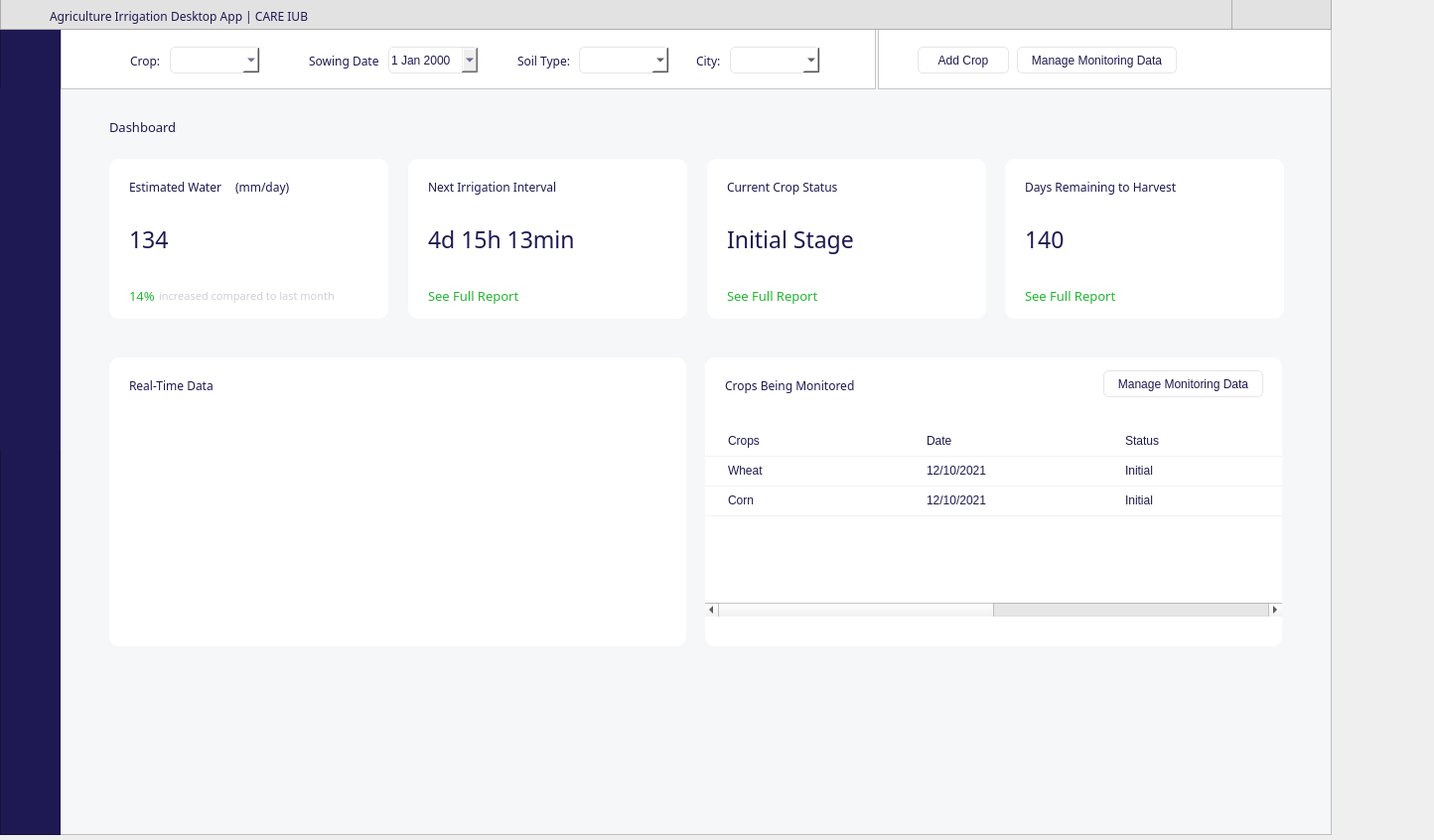
<?xml version="1.0" encoding="UTF-8"?>
<ui version="4.0">
 <class>MainWindow</class>
 <widget class="QMainWindow" name="MainWindow">
  <property name="geometry">
   <rect>
    <x>0</x>
    <y>0</y>
    <width>1444</width>
    <height>846</height>
   </rect>
  </property>
  <property name="windowTitle">
   <string>MainWindow</string>
  </property>
  <widget class="QWidget" name="centralwidget">
   <widget class="QFrame" name="mainframe">
    <property name="geometry">
     <rect>
      <x>0</x>
      <y>0</y>
      <width>1341</width>
      <height>841</height>
     </rect>
    </property>
    <property name="font">
     <font>
      <family>Poppins</family>
     </font>
    </property>
    <property name="accessibleDescription">
     <string/>
    </property>
    <property name="styleSheet">
     <string notr="true">QFrame{
background-color: rgb(246, 247, 249);
color:rgb(30, 25, 83);
}

QPushButton {
	border: 1px solid rgb(229, 229, 234);
	border-radius: 5px;	
	background-color:rgb(255, 255, 255);
color:rgb(30, 25, 83);
}
QPushButton:hover {
	
	border: 2px solid rgb(229, 229, 234);
}
QPushButton:pressed {	
	background-color:rgb(234, 234, 229);
border: 2px solid  rgb(234, 234, 229);
}



QComboBox{
	background-color: rgb(255, 255, 255);
	border-radius: 5px;
	border: 1px solid rgb(229, 229, 234);
	padding: 5px;
	padding-left: 10px;

}
QComboBox:hover{
	border: 2px solid  rgb(229, 229, 234);
}
QComboBox::drop-down {
image : url(F:/books/gui - Copy/Youtube Downloader/asd.png);
	subcontrol-origin: padding;
	subcontrol-position: top right;
	width: 25px; 
	
	border-left-width: 1px;
	border-left-color: rgb(229, 229, 234);
	border-left-style: solid;
	border-top-right-radius: 3px;
	border-bottom-right-radius: 3px;	
	
	background-position: center;
	background-repeat: no-reperat;
 }
</string>
    </property>
    <property name="frameShape">
     <enum>QFrame::StyledPanel</enum>
    </property>
    <property name="frameShadow">
     <enum>QFrame::Raised</enum>
    </property>
    <widget class="QFrame" name="frame">
     <property name="geometry">
      <rect>
       <x>0</x>
       <y>0</y>
       <width>61</width>
       <height>841</height>
      </rect>
     </property>
     <property name="styleSheet">
      <string notr="true">QFrame{
background-color: rgb(30, 25, 83);
}

QPushButton {
background-color: rgb(30, 25, 83);
border-radius:0px;
border-color:none;
	border: 0px;
	


}
QPushButton:hover {
	
	border: 0px;
}
QPushButton:pressed {	
	background-color:rgb(36, 33, 97);
border: 0px;
}
</string>
     </property>
     <property name="frameShape">
      <enum>QFrame::StyledPanel</enum>
     </property>
     <property name="frameShadow">
      <enum>QFrame::Raised</enum>
     </property>
     <widget class="QPushButton" name="pushButton_3">
      <property name="geometry">
       <rect>
        <x>0</x>
        <y>89</y>
        <width>61</width>
        <height>61</height>
       </rect>
      </property>
      <property name="styleSheet">
       <string notr="true">QPushButton{

background-image: url(F:/books/agriculture project/desktop app/agri/icons8-home-16(1).png);

background-repeat: no-repeat;
background-position: center;

}

QPushButton:hover {
	
background-image: url(F:/books/agriculture project/desktop app/agri/icons8-home-16.png);

background-repeat: no-repeat;
background-position: center;

}
QPushButton:pressed {	

	background-color:rgb(36, 33, 97);
border: 0px;
background-image: url(F:/books/agriculture project/desktop app/agri/icons8-home-16.png);

background-repeat: no-repeat;
background-position: center;
}</string>
      </property>
      <property name="text">
       <string/>
      </property>
     </widget>
     <widget class="QPushButton" name="pushButton_4">
      <property name="geometry">
       <rect>
        <x>0</x>
        <y>149</y>
        <width>61</width>
        <height>61</height>
       </rect>
      </property>
      <property name="styleSheet">
       <string notr="true">QPushButton{

background-image: url(F:/books/agriculture project/desktop app/agri/icons8-combo-chart-16.png);

background-repeat: no-repeat;
background-position: center;

}

QPushButton:hover {
	
background-image: url(F:/books/agriculture project/desktop app/agri/icons8-combo-chart-16(1).png);

background-repeat: no-repeat;
background-position: center;

}
QPushButton:pressed {	

	background-color:rgb(36, 33, 97);
border: 0px;
background-image: url(F:/books/agriculture project/desktop app/agri/icons8-combo-chart-16(1).png);

background-repeat: no-repeat;
background-position: center;
}</string>
      </property>
      <property name="text">
       <string/>
      </property>
     </widget>
     <widget class="QPushButton" name="pushButton_5">
      <property name="geometry">
       <rect>
        <x>0</x>
        <y>210</y>
        <width>61</width>
        <height>61</height>
       </rect>
      </property>
      <property name="styleSheet">
       <string notr="true">QPushButton{

background-image: url(F:/books/agriculture project/desktop app/agri/icons8-database-16.png);

background-repeat: no-repeat;
background-position: center;

}

QPushButton:hover {
	
background-image: url(F:/books/agriculture project/desktop app/agri/database.png);

background-repeat: no-repeat;
background-position: center;

}
QPushButton:pressed {	

	background-color:rgb(36, 33, 97);
border: 0px;
background-image: url(F:/books/agriculture project/desktop app/agri/database.png);

background-repeat: no-repeat;
background-position: center;
}</string>
      </property>
      <property name="text">
       <string/>
      </property>
     </widget>
     <widget class="QPushButton" name="pushButton_6">
      <property name="geometry">
       <rect>
        <x>0</x>
        <y>270</y>
        <width>61</width>
        <height>61</height>
       </rect>
      </property>
      <property name="styleSheet">
       <string notr="true">QPushButton{

background-image: url(F:/books/agriculture project/desktop app/agri/icons8-print-16(1).png);

background-repeat: no-repeat;
background-position: center;

}

QPushButton:hover {
	
background-image: url(F:/books/agriculture project/desktop app/agri/icons8-print-16.png);

background-repeat: no-repeat;
background-position: center;

}
QPushButton:pressed {	

	background-color:rgb(36, 33, 97);
border: 0px;
background-image: url(F:/books/agriculture project/desktop app/agri/icons8-print-16.png);

background-repeat: no-repeat;
background-position: center;
}</string>
      </property>
      <property name="text">
       <string/>
      </property>
     </widget>
     <widget class="QPushButton" name="pushButton_7">
      <property name="geometry">
       <rect>
        <x>0</x>
        <y>392</y>
        <width>61</width>
        <height>61</height>
       </rect>
      </property>
      <property name="styleSheet">
       <string notr="true">QPushButton{

background-image: url(F:/books/agriculture project/desktop app/agri/icons8-login-16(1).png);

background-repeat: no-repeat;
background-position: center;

}

QPushButton:hover {
	
background-image: url(F:/books/agriculture project/desktop app/agri/icons8-login-16.png);

background-repeat: no-repeat;
background-position: center;

}
QPushButton:pressed {	

	background-color:rgb(36, 33, 97);
border: 0px;
background-image: url(F:/books/agriculture project/desktop app/agri/icons8-login-16.png);

background-repeat: no-repeat;
background-position: center;
}</string>
      </property>
      <property name="text">
       <string/>
      </property>
     </widget>
     <widget class="QPushButton" name="pushButton_8">
      <property name="geometry">
       <rect>
        <x>0</x>
        <y>331</y>
        <width>61</width>
        <height>61</height>
       </rect>
      </property>
      <property name="styleSheet">
       <string notr="true">QPushButton{

background-image: url(F:/books/agriculture project/desktop app/agri/icons8-settings-16(1).png);

background-repeat: no-repeat;
background-position: center;

}

QPushButton:hover {
	
background-image: url(F:/books/agriculture project/desktop app/agri/icons8-settings-16.png);

background-repeat: no-repeat;
background-position: center;

}
QPushButton:pressed {	

	background-color:rgb(36, 33, 97);
border: 0px;
background-image: url(F:/books/agriculture project/desktop app/agri/icons8-settings-16.png);

background-repeat: no-repeat;
background-position: center;
}</string>
      </property>
      <property name="text">
       <string/>
      </property>
     </widget>
    </widget>
    <widget class="QFrame" name="frame_2">
     <property name="geometry">
      <rect>
       <x>0</x>
       <y>-1</y>
       <width>1341</width>
       <height>31</height>
      </rect>
     </property>
     <property name="styleSheet">
      <string notr="true">QFrame{
background-color:rgb(226, 226, 226);

}</string>
     </property>
     <property name="frameShape">
      <enum>QFrame::StyledPanel</enum>
     </property>
     <property name="frameShadow">
      <enum>QFrame::Raised</enum>
     </property>
     <widget class="QFrame" name="frame_icon_top_bar">
      <property name="geometry">
       <rect>
        <x>16</x>
        <y>2</y>
        <width>30</width>
        <height>30</height>
       </rect>
      </property>
      <property name="maximumSize">
       <size>
        <width>30</width>
        <height>30</height>
       </size>
      </property>
      <property name="styleSheet">
       <string notr="true">background: transparent;
background-image:  url(F:/books/agriculture project/desktop app/agri/watering-can.png);
background-position: center;
background-repeat: no-repeat;
</string>
      </property>
      <property name="frameShape">
       <enum>QFrame::StyledPanel</enum>
      </property>
      <property name="frameShadow">
       <enum>QFrame::Raised</enum>
      </property>
     </widget>
     <widget class="QLabel" name="label_24">
      <property name="geometry">
       <rect>
        <x>50</x>
        <y>7</y>
        <width>1191</width>
        <height>21</height>
       </rect>
      </property>
      <property name="font">
       <font>
        <family>Poppins</family>
       </font>
      </property>
      <property name="text">
       <string>Agriculture Irrigation Desktop App | CARE IUB</string>
      </property>
     </widget>
     <widget class="QFrame" name="frame_16">
      <property name="geometry">
       <rect>
        <x>1240</x>
        <y>0</y>
        <width>101</width>
        <height>31</height>
       </rect>
      </property>
      <property name="styleSheet">
       <string notr="true">QFrame{
background-color:rgb(226, 226, 226);

}</string>
      </property>
      <property name="frameShape">
       <enum>QFrame::StyledPanel</enum>
      </property>
      <property name="frameShadow">
       <enum>QFrame::Raised</enum>
      </property>
      <widget class="QPushButton" name="closeButton_2">
       <property name="geometry">
        <rect>
         <x>1304</x>
         <y>0</y>
         <width>37</width>
         <height>31</height>
        </rect>
       </property>
       <property name="styleSheet">
        <string notr="true">
QPushButton {	
	border: none;
	background-color: transparent;

background-image: url(F:/books/agriculture project/desktop app/agri/icons8-close-window-20.png);

background-repeat: no-repeat;
background-position: center;
border-radius: 0px;

}
QPushButton:hover {
	background-color: rgb(255, 82, 76);
border-radius: 0px;
}
QPushButton:pressed {	
	background-color:rgb(255, 82, 76);
border-radius: 0px;
}</string>
       </property>
       <property name="text">
        <string/>
       </property>
      </widget>
      <widget class="QPushButton" name="minimize_btn_2">
       <property name="geometry">
        <rect>
         <x>1267</x>
         <y>0</y>
         <width>37</width>
         <height>31</height>
        </rect>
       </property>
       <property name="styleSheet">
        <string notr="true">
QPushButton {	
	border: none;
	background-color: transparent;

background-image: url(F:/books/agriculture project/desktop app/agri/icons8-minimize-window-20.png);

background-repeat: no-repeat;
background-position: center;
border-radius: 0px;

}
QPushButton:hover {
	background-color:rgb(191, 191, 191);
border-radius: 0px;
}
QPushButton:pressed {	
	background-color:rgb(162, 162, 162);
border-radius: 0px;
}</string>
       </property>
       <property name="text">
        <string/>
       </property>
      </widget>
      <widget class="QPushButton" name="minimize_btn">
       <property name="geometry">
        <rect>
         <x>30</x>
         <y>0</y>
         <width>37</width>
         <height>31</height>
        </rect>
       </property>
       <property name="styleSheet">
        <string notr="true">
QPushButton {	
	border: none;
	background-color: transparent;

background-image: url(F:/books/agriculture project/desktop app/agri/icons8-minimize-window-20.png);

background-repeat: no-repeat;
background-position: center;
border-radius: 0px;

}
QPushButton:hover {
	background-color:rgb(191, 191, 191);
border-radius: 0px;
}
QPushButton:pressed {	
	background-color:rgb(162, 162, 162);
border-radius: 0px;
}</string>
       </property>
       <property name="text">
        <string/>
       </property>
      </widget>
      <widget class="QPushButton" name="closeButton">
       <property name="geometry">
        <rect>
         <x>67</x>
         <y>0</y>
         <width>37</width>
         <height>31</height>
        </rect>
       </property>
       <property name="styleSheet">
        <string notr="true">
QPushButton {	
	border: none;
	background-color: transparent;

background-image: url(F:/books/agriculture project/desktop app/agri/icons8-close-window-20.png);

background-repeat: no-repeat;
background-position: center;
border-radius: 0px;

}
QPushButton:hover {
	background-color: rgb(255, 82, 76);
border-radius: 0px;
}
QPushButton:pressed {	
	background-color:rgb(255, 82, 76);
border-radius: 0px;
}</string>
       </property>
       <property name="text">
        <string/>
       </property>
      </widget>
     </widget>
    </widget>
    <widget class="QFrame" name="frame_3">
     <property name="geometry">
      <rect>
       <x>61</x>
       <y>29</y>
       <width>821</width>
       <height>61</height>
      </rect>
     </property>
     <property name="styleSheet">
      <string notr="true">QFrame{
background-color:rgb(255, 255, 255);
color: rgb(30, 25, 83)
}</string>
     </property>
     <property name="frameShape">
      <enum>QFrame::StyledPanel</enum>
     </property>
     <property name="frameShadow">
      <enum>QFrame::Raised</enum>
     </property>
     <widget class="QComboBox" name="comboBox">
      <property name="geometry">
       <rect>
        <x>110</x>
        <y>18</y>
        <width>91</width>
        <height>27</height>
       </rect>
      </property>
      <property name="styleSheet">
       <string notr="true">color:rgb(30, 25, 83)</string>
      </property>
     </widget>
     <widget class="QLabel" name="label_13">
      <property name="geometry">
       <rect>
        <x>70</x>
        <y>24</y>
        <width>31</width>
        <height>16</height>
       </rect>
      </property>
      <property name="font">
       <font>
        <family>Poppins</family>
       </font>
      </property>
      <property name="text">
       <string>Crop:</string>
      </property>
     </widget>
     <widget class="QLabel" name="label_17">
      <property name="geometry">
       <rect>
        <x>250</x>
        <y>24</y>
        <width>71</width>
        <height>16</height>
       </rect>
      </property>
      <property name="font">
       <font>
        <family>Poppins</family>
       </font>
      </property>
      <property name="text">
       <string>Sowing Date:</string>
      </property>
     </widget>
     <widget class="QComboBox" name="comboBox_3">
      <property name="geometry">
       <rect>
        <x>522</x>
        <y>18</y>
        <width>91</width>
        <height>27</height>
       </rect>
      </property>
     </widget>
     <widget class="QLabel" name="label_21">
      <property name="geometry">
       <rect>
        <x>460</x>
        <y>24</y>
        <width>61</width>
        <height>16</height>
       </rect>
      </property>
      <property name="font">
       <font>
        <family>Poppins</family>
       </font>
      </property>
      <property name="text">
       <string>Soil Type:</string>
      </property>
     </widget>
     <widget class="QLabel" name="label_22">
      <property name="geometry">
       <rect>
        <x>640</x>
        <y>24</y>
        <width>31</width>
        <height>16</height>
       </rect>
      </property>
      <property name="font">
       <font>
        <family>Poppins</family>
       </font>
      </property>
      <property name="text">
       <string>City:</string>
      </property>
     </widget>
     <widget class="QComboBox" name="comboBox_4">
      <property name="geometry">
       <rect>
        <x>674</x>
        <y>18</y>
        <width>91</width>
        <height>27</height>
       </rect>
      </property>
     </widget>
     <widget class="QDateEdit" name="dateEdit">
      <property name="geometry">
       <rect>
        <x>330</x>
        <y>18</y>
        <width>91</width>
        <height>27</height>
       </rect>
      </property>
      <property name="accessibleDescription">
       <string>sadf</string>
      </property>
      <property name="styleSheet">
       <string notr="true">QDateEdit{
border: 1px solid rgb(229, 229, 234);
border-radius: 5px;
color: rgb(30, 25, 83)
}

QDateEdit::drop-down {
image : url(F:/books/gui - Copy/Youtube Downloader/asd.png);
	subcontrol-origin: padding;
	subcontrol-position: top right;
	width: 25px; 
	
	border-left-width: 1px;
	border-left-color: rgb(229, 229, 234);
	border-left-style: solid;
	border-top-right-radius: 3px;
	border-bottom-right-radius: 3px;	
	
	background-position: center;
	background-repeat: no-reperat;
 }</string>
      </property>
      <property name="calendarPopup">
       <bool>true</bool>
      </property>
     </widget>
    </widget>
    <widget class="QFrame" name="frame_4">
     <property name="geometry">
      <rect>
       <x>110</x>
       <y>160</y>
       <width>281</width>
       <height>161</height>
      </rect>
     </property>
     <property name="styleSheet">
      <string notr="true">QFrame{
background-color: rgb(255, 255, 255);
border-radius:10px;


}</string>
     </property>
     <property name="frameShape">
      <enum>QFrame::StyledPanel</enum>
     </property>
     <property name="frameShadow">
      <enum>QFrame::Raised</enum>
     </property>
     <widget class="QLabel" name="label">
      <property name="geometry">
       <rect>
        <x>20</x>
        <y>20</y>
        <width>111</width>
        <height>16</height>
       </rect>
      </property>
      <property name="font">
       <font>
        <family>Poppins SemiBold</family>
        <pointsize>9</pointsize>
       </font>
      </property>
      <property name="text">
       <string>Estimated Water</string>
      </property>
     </widget>
     <widget class="QLabel" name="label_5">
      <property name="geometry">
       <rect>
        <x>20</x>
        <y>60</y>
        <width>51</width>
        <height>41</height>
       </rect>
      </property>
      <property name="font">
       <font>
        <family>Poppins SemiBold</family>
        <pointsize>17</pointsize>
       </font>
      </property>
      <property name="text">
       <string>134</string>
      </property>
     </widget>
     <widget class="QLabel" name="label_6">
      <property name="geometry">
       <rect>
        <x>127</x>
        <y>20</y>
        <width>71</width>
        <height>16</height>
       </rect>
      </property>
      <property name="font">
       <font>
        <family>Poppins</family>
        <pointsize>9</pointsize>
       </font>
      </property>
      <property name="text">
       <string>(mm/day)</string>
      </property>
     </widget>
     <widget class="QLabel" name="label_7">
      <property name="geometry">
       <rect>
        <x>50</x>
        <y>130</y>
        <width>201</width>
        <height>16</height>
       </rect>
      </property>
      <property name="font">
       <font>
        <family>Poppins SemiBold</family>
        <pointsize>8</pointsize>
       </font>
      </property>
      <property name="styleSheet">
       <string notr="true">color:rgb(207, 206, 218);</string>
      </property>
      <property name="text">
       <string>increased compared to last month</string>
      </property>
     </widget>
     <widget class="QLabel" name="label_8">
      <property name="geometry">
       <rect>
        <x>20</x>
        <y>130</y>
        <width>31</width>
        <height>16</height>
       </rect>
      </property>
      <property name="font">
       <font>
        <family>Poppins SemiBold</family>
        <pointsize>10</pointsize>
       </font>
      </property>
      <property name="styleSheet">
       <string notr="true">color:rgb(34, 182, 49);</string>
      </property>
      <property name="text">
       <string>14%</string>
      </property>
     </widget>
     <widget class="QFrame" name="frame_11">
      <property name="geometry">
       <rect>
        <x>220</x>
        <y>0</y>
        <width>61</width>
        <height>61</height>
       </rect>
      </property>
      <property name="styleSheet">
       <string notr="true">background: transparent;
background-image: url(F:/books/agriculture project/desktop app/agri/icons8-irrigation-30.png);
background-position: center;
background-repeat: no-repeat;</string>
      </property>
      <property name="frameShape">
       <enum>QFrame::StyledPanel</enum>
      </property>
      <property name="frameShadow">
       <enum>QFrame::Raised</enum>
      </property>
     </widget>
    </widget>
    <widget class="QFrame" name="frame_5">
     <property name="geometry">
      <rect>
       <x>411</x>
       <y>160</y>
       <width>281</width>
       <height>161</height>
      </rect>
     </property>
     <property name="styleSheet">
      <string notr="true">QFrame{
background-color: rgb(255, 255, 255);
border-radius:10px;

}</string>
     </property>
     <property name="frameShape">
      <enum>QFrame::StyledPanel</enum>
     </property>
     <property name="frameShadow">
      <enum>QFrame::Raised</enum>
     </property>
     <widget class="QLabel" name="label_2">
      <property name="geometry">
       <rect>
        <x>20</x>
        <y>20</y>
        <width>171</width>
        <height>16</height>
       </rect>
      </property>
      <property name="font">
       <font>
        <family>Poppins SemiBold</family>
        <pointsize>9</pointsize>
       </font>
      </property>
      <property name="text">
       <string>Next Irrigation Interval</string>
      </property>
     </widget>
     <widget class="QLabel" name="label_9">
      <property name="geometry">
       <rect>
        <x>20</x>
        <y>130</y>
        <width>111</width>
        <height>16</height>
       </rect>
      </property>
      <property name="font">
       <font>
        <family>Poppins SemiBold</family>
        <pointsize>10</pointsize>
       </font>
      </property>
      <property name="styleSheet">
       <string notr="true">color:rgb(34, 182, 49);</string>
      </property>
      <property name="text">
       <string>See Full Report</string>
      </property>
     </widget>
     <widget class="QLabel" name="label_10">
      <property name="geometry">
       <rect>
        <x>20</x>
        <y>60</y>
        <width>221</width>
        <height>41</height>
       </rect>
      </property>
      <property name="font">
       <font>
        <family>Poppins SemiBold</family>
        <pointsize>17</pointsize>
       </font>
      </property>
      <property name="text">
       <string>4d 15h 13min</string>
      </property>
     </widget>
     <widget class="QFrame" name="frame_12">
      <property name="geometry">
       <rect>
        <x>220</x>
        <y>0</y>
        <width>61</width>
        <height>61</height>
       </rect>
      </property>
      <property name="styleSheet">
       <string notr="true">background: transparent;
background-image: url(F:/books/agriculture project/desktop app/agri/icons8-timer-30.png);
background-position: center;
background-repeat: no-repeat;</string>
      </property>
      <property name="frameShape">
       <enum>QFrame::StyledPanel</enum>
      </property>
      <property name="frameShadow">
       <enum>QFrame::Raised</enum>
      </property>
     </widget>
    </widget>
    <widget class="QFrame" name="frame_6">
     <property name="geometry">
      <rect>
       <x>712</x>
       <y>160</y>
       <width>281</width>
       <height>161</height>
      </rect>
     </property>
     <property name="styleSheet">
      <string notr="true">QFrame{
background-color: rgb(255, 255, 255);
border-radius:10px;

}</string>
     </property>
     <property name="frameShape">
      <enum>QFrame::StyledPanel</enum>
     </property>
     <property name="frameShadow">
      <enum>QFrame::Raised</enum>
     </property>
     <widget class="QLabel" name="label_3">
      <property name="geometry">
       <rect>
        <x>20</x>
        <y>20</y>
        <width>151</width>
        <height>16</height>
       </rect>
      </property>
      <property name="font">
       <font>
        <family>Poppins SemiBold</family>
        <pointsize>9</pointsize>
       </font>
      </property>
      <property name="text">
       <string>Current Crop Status</string>
      </property>
     </widget>
     <widget class="QLabel" name="label_14">
      <property name="geometry">
       <rect>
        <x>50</x>
        <y>130</y>
        <width>201</width>
        <height>16</height>
       </rect>
      </property>
      <property name="font">
       <font>
        <family>Poppins SemiBold</family>
        <pointsize>8</pointsize>
       </font>
      </property>
      <property name="styleSheet">
       <string notr="true">color:rgb(207, 206, 218);</string>
      </property>
      <property name="text">
       <string/>
      </property>
     </widget>
     <widget class="QLabel" name="label_15">
      <property name="geometry">
       <rect>
        <x>20</x>
        <y>60</y>
        <width>251</width>
        <height>41</height>
       </rect>
      </property>
      <property name="font">
       <font>
        <family>Poppins SemiBold</family>
        <pointsize>17</pointsize>
       </font>
      </property>
      <property name="text">
       <string>Initial Stage</string>
      </property>
     </widget>
     <widget class="QLabel" name="label_16">
      <property name="geometry">
       <rect>
        <x>20</x>
        <y>130</y>
        <width>141</width>
        <height>16</height>
       </rect>
      </property>
      <property name="font">
       <font>
        <family>Poppins SemiBold</family>
        <pointsize>10</pointsize>
       </font>
      </property>
      <property name="styleSheet">
       <string notr="true">color:rgb(34, 182, 49);</string>
      </property>
      <property name="text">
       <string>See Full Report</string>
      </property>
     </widget>
     <widget class="QFrame" name="frame_13">
      <property name="enabled">
       <bool>true</bool>
      </property>
      <property name="geometry">
       <rect>
        <x>220</x>
        <y>0</y>
        <width>61</width>
        <height>61</height>
       </rect>
      </property>
      <property name="styleSheet">
       <string notr="true">background: transparent;
background-image: url(F:/books/agriculture project/desktop app/agri/icons8-corn-30.png);
background-position: center;
background-repeat: no-repeat;</string>
      </property>
      <property name="frameShape">
       <enum>QFrame::StyledPanel</enum>
      </property>
      <property name="frameShadow">
       <enum>QFrame::Raised</enum>
      </property>
     </widget>
    </widget>
    <widget class="QFrame" name="frame_7">
     <property name="geometry">
      <rect>
       <x>1012</x>
       <y>160</y>
       <width>281</width>
       <height>161</height>
      </rect>
     </property>
     <property name="styleSheet">
      <string notr="true">QFrame{
background-color: rgb(255, 255, 255);
border-radius:10px;

}</string>
     </property>
     <property name="frameShape">
      <enum>QFrame::StyledPanel</enum>
     </property>
     <property name="frameShadow">
      <enum>QFrame::Raised</enum>
     </property>
     <widget class="QLabel" name="label_4">
      <property name="geometry">
       <rect>
        <x>20</x>
        <y>20</y>
        <width>211</width>
        <height>16</height>
       </rect>
      </property>
      <property name="font">
       <font>
        <family>Poppins SemiBold</family>
        <pointsize>9</pointsize>
       </font>
      </property>
      <property name="text">
       <string>Days Remaining to Harvest</string>
      </property>
     </widget>
     <widget class="QLabel" name="label_18">
      <property name="geometry">
       <rect>
        <x>50</x>
        <y>130</y>
        <width>201</width>
        <height>16</height>
       </rect>
      </property>
      <property name="font">
       <font>
        <family>Poppins SemiBold</family>
        <pointsize>8</pointsize>
       </font>
      </property>
      <property name="styleSheet">
       <string notr="true">color:rgb(207, 206, 218);</string>
      </property>
      <property name="text">
       <string/>
      </property>
     </widget>
     <widget class="QLabel" name="label_19">
      <property name="geometry">
       <rect>
        <x>20</x>
        <y>60</y>
        <width>51</width>
        <height>41</height>
       </rect>
      </property>
      <property name="font">
       <font>
        <family>Poppins SemiBold</family>
        <pointsize>17</pointsize>
       </font>
      </property>
      <property name="text">
       <string>140</string>
      </property>
     </widget>
     <widget class="QLabel" name="label_20">
      <property name="geometry">
       <rect>
        <x>20</x>
        <y>130</y>
        <width>171</width>
        <height>16</height>
       </rect>
      </property>
      <property name="font">
       <font>
        <family>Poppins SemiBold</family>
        <pointsize>10</pointsize>
       </font>
      </property>
      <property name="styleSheet">
       <string notr="true">color:rgb(34, 182, 49);</string>
      </property>
      <property name="text">
       <string>See Full Report</string>
      </property>
     </widget>
     <widget class="QFrame" name="frame_14">
      <property name="geometry">
       <rect>
        <x>220</x>
        <y>0</y>
        <width>61</width>
        <height>61</height>
       </rect>
      </property>
      <property name="styleSheet">
       <string notr="true">background: transparent;
background-image: url(F:/books/agriculture project/desktop app/agri/icons8-timer-30.png);
background-position: center;
background-repeat: no-repeat;</string>
      </property>
      <property name="frameShape">
       <enum>QFrame::StyledPanel</enum>
      </property>
      <property name="frameShadow">
       <enum>QFrame::Raised</enum>
      </property>
     </widget>
    </widget>
    <widget class="QFrame" name="frame_8">
     <property name="geometry">
      <rect>
       <x>110</x>
       <y>360</y>
       <width>581</width>
       <height>291</height>
      </rect>
     </property>
     <property name="styleSheet">
      <string notr="true">QFrame{
background-color: rgb(255, 255, 255);
border-radius:10px;

}</string>
     </property>
     <property name="frameShape">
      <enum>QFrame::StyledPanel</enum>
     </property>
     <property name="frameShadow">
      <enum>QFrame::Raised</enum>
     </property>
     <widget class="QLabel" name="label_12">
      <property name="geometry">
       <rect>
        <x>20</x>
        <y>20</y>
        <width>111</width>
        <height>16</height>
       </rect>
      </property>
      <property name="font">
       <font>
        <family>Poppins SemiBold</family>
        <pointsize>9</pointsize>
       </font>
      </property>
      <property name="text">
       <string>Real-Time Data</string>
      </property>
     </widget>
     <widget class="QFrame" name="frame_15">
      <property name="geometry">
       <rect>
        <x>520</x>
        <y>0</y>
        <width>61</width>
        <height>61</height>
       </rect>
      </property>
      <property name="styleSheet">
       <string notr="true">background: transparent;
background-image: url(F:/books/agriculture project/desktop app/agri/icons8-combo-chart-30.png);
background-position: center;
background-repeat: no-repeat;</string>
      </property>
      <property name="frameShape">
       <enum>QFrame::StyledPanel</enum>
      </property>
      <property name="frameShadow">
       <enum>QFrame::Raised</enum>
      </property>
     </widget>
    </widget>
    <widget class="QFrame" name="frame_9">
     <property name="geometry">
      <rect>
       <x>710</x>
       <y>360</y>
       <width>581</width>
       <height>291</height>
      </rect>
     </property>
     <property name="styleSheet">
      <string notr="true">QFrame{
background-color: rgb(255, 255, 255);
border-radius:10px;

}</string>
     </property>
     <property name="frameShape">
      <enum>QFrame::StyledPanel</enum>
     </property>
     <property name="frameShadow">
      <enum>QFrame::Raised</enum>
     </property>
     <widget class="QLabel" name="label_23">
      <property name="geometry">
       <rect>
        <x>20</x>
        <y>20</y>
        <width>191</width>
        <height>16</height>
       </rect>
      </property>
      <property name="font">
       <font>
        <family>Poppins SemiBold</family>
        <pointsize>9</pointsize>
       </font>
      </property>
      <property name="text">
       <string>Crops Being Monitored</string>
      </property>
     </widget>
     <widget class="QPushButton" name="pushButton_9">
      <property name="geometry">
       <rect>
        <x>401</x>
        <y>13</y>
        <width>161</width>
        <height>27</height>
       </rect>
      </property>
      <property name="text">
       <string>Manage Monitoring Data</string>
      </property>
     </widget>
     <widget class="QTableWidget" name="tableWidget">
      <property name="geometry">
       <rect>
        <x>0</x>
        <y>70</y>
        <width>581</width>
        <height>191</height>
       </rect>
      </property>
      <property name="sizePolicy">
       <sizepolicy hsizetype="Expanding" vsizetype="Expanding">
        <horstretch>0</horstretch>
        <verstretch>0</verstretch>
       </sizepolicy>
      </property>
      <property name="palette">
       <palette>
        <active>
         <colorrole role="WindowText">
          <brush brushstyle="SolidPattern">
           <color alpha="255">
            <red>30</red>
            <green>25</green>
            <blue>83</blue>
           </color>
          </brush>
         </colorrole>
         <colorrole role="Button">
          <brush brushstyle="SolidPattern">
           <color alpha="0">
            <red>0</red>
            <green>0</green>
            <blue>0</blue>
           </color>
          </brush>
         </colorrole>
         <colorrole role="Text">
          <brush brushstyle="SolidPattern">
           <color alpha="255">
            <red>30</red>
            <green>25</green>
            <blue>83</blue>
           </color>
          </brush>
         </colorrole>
         <colorrole role="ButtonText">
          <brush brushstyle="SolidPattern">
           <color alpha="255">
            <red>30</red>
            <green>25</green>
            <blue>83</blue>
           </color>
          </brush>
         </colorrole>
         <colorrole role="Base">
          <brush brushstyle="NoBrush">
           <color alpha="255">
            <red>0</red>
            <green>0</green>
            <blue>0</blue>
           </color>
          </brush>
         </colorrole>
         <colorrole role="Window">
          <brush brushstyle="SolidPattern">
           <color alpha="0">
            <red>0</red>
            <green>0</green>
            <blue>0</blue>
           </color>
          </brush>
         </colorrole>
         <colorrole role="PlaceholderText">
          <brush brushstyle="NoBrush">
           <color alpha="128">
            <red>30</red>
            <green>25</green>
            <blue>83</blue>
           </color>
          </brush>
         </colorrole>
        </active>
        <inactive>
         <colorrole role="WindowText">
          <brush brushstyle="SolidPattern">
           <color alpha="255">
            <red>30</red>
            <green>25</green>
            <blue>83</blue>
           </color>
          </brush>
         </colorrole>
         <colorrole role="Button">
          <brush brushstyle="SolidPattern">
           <color alpha="0">
            <red>0</red>
            <green>0</green>
            <blue>0</blue>
           </color>
          </brush>
         </colorrole>
         <colorrole role="Text">
          <brush brushstyle="SolidPattern">
           <color alpha="255">
            <red>30</red>
            <green>25</green>
            <blue>83</blue>
           </color>
          </brush>
         </colorrole>
         <colorrole role="ButtonText">
          <brush brushstyle="SolidPattern">
           <color alpha="255">
            <red>30</red>
            <green>25</green>
            <blue>83</blue>
           </color>
          </brush>
         </colorrole>
         <colorrole role="Base">
          <brush brushstyle="NoBrush">
           <color alpha="255">
            <red>0</red>
            <green>0</green>
            <blue>0</blue>
           </color>
          </brush>
         </colorrole>
         <colorrole role="Window">
          <brush brushstyle="SolidPattern">
           <color alpha="0">
            <red>0</red>
            <green>0</green>
            <blue>0</blue>
           </color>
          </brush>
         </colorrole>
         <colorrole role="PlaceholderText">
          <brush brushstyle="NoBrush">
           <color alpha="128">
            <red>30</red>
            <green>25</green>
            <blue>83</blue>
           </color>
          </brush>
         </colorrole>
        </inactive>
        <disabled>
         <colorrole role="WindowText">
          <brush brushstyle="SolidPattern">
           <color alpha="255">
            <red>30</red>
            <green>25</green>
            <blue>83</blue>
           </color>
          </brush>
         </colorrole>
         <colorrole role="Button">
          <brush brushstyle="SolidPattern">
           <color alpha="0">
            <red>0</red>
            <green>0</green>
            <blue>0</blue>
           </color>
          </brush>
         </colorrole>
         <colorrole role="Text">
          <brush brushstyle="SolidPattern">
           <color alpha="255">
            <red>30</red>
            <green>25</green>
            <blue>83</blue>
           </color>
          </brush>
         </colorrole>
         <colorrole role="ButtonText">
          <brush brushstyle="SolidPattern">
           <color alpha="255">
            <red>30</red>
            <green>25</green>
            <blue>83</blue>
           </color>
          </brush>
         </colorrole>
         <colorrole role="Base">
          <brush brushstyle="NoBrush">
           <color alpha="255">
            <red>0</red>
            <green>0</green>
            <blue>0</blue>
           </color>
          </brush>
         </colorrole>
         <colorrole role="Window">
          <brush brushstyle="SolidPattern">
           <color alpha="0">
            <red>0</red>
            <green>0</green>
            <blue>0</blue>
           </color>
          </brush>
         </colorrole>
         <colorrole role="PlaceholderText">
          <brush brushstyle="NoBrush">
           <color alpha="128">
            <red>30</red>
            <green>25</green>
            <blue>83</blue>
           </color>
          </brush>
         </colorrole>
        </disabled>
       </palette>
      </property>
      <property name="styleSheet">
       <string notr="true">QTableWidget {	
	background-color: transparent;
	
	

	
}
QTableView::item {
border-bottom: 1px solid rgb(241, 243, 247);


}
QTableWidget::item{
	
	padding-left: 20px;

	
}
QTableWidget::item:selected{
	background-color: rgb(85, 170, 255);
}


QTableWidget::horizontalHeader {	
	background-color:transparent;
}

QHeaderView::section:vertical
{
   
}


</string>
      </property>
      <property name="frameShape">
       <enum>QFrame::NoFrame</enum>
      </property>
      <property name="verticalScrollBarPolicy">
       <enum>Qt::ScrollBarAsNeeded</enum>
      </property>
      <property name="sizeAdjustPolicy">
       <enum>QAbstractScrollArea::AdjustToContents</enum>
      </property>
      <property name="autoScroll">
       <bool>true</bool>
      </property>
      <property name="editTriggers">
       <set>QAbstractItemView::NoEditTriggers</set>
      </property>
      <property name="tabKeyNavigation">
       <bool>true</bool>
      </property>
      <property name="showDropIndicator" stdset="0">
       <bool>true</bool>
      </property>
      <property name="dragEnabled">
       <bool>false</bool>
      </property>
      <property name="dragDropOverwriteMode">
       <bool>true</bool>
      </property>
      <property name="alternatingRowColors">
       <bool>false</bool>
      </property>
      <property name="selectionMode">
       <enum>QAbstractItemView::SingleSelection</enum>
      </property>
      <property name="selectionBehavior">
       <enum>QAbstractItemView::SelectRows</enum>
      </property>
      <property name="showGrid">
       <bool>false</bool>
      </property>
      <property name="gridStyle">
       <enum>Qt::SolidLine</enum>
      </property>
      <property name="sortingEnabled">
       <bool>false</bool>
      </property>
      <attribute name="horizontalHeaderVisible">
       <bool>false</bool>
      </attribute>
      <attribute name="horizontalHeaderCascadingSectionResizes">
       <bool>true</bool>
      </attribute>
      <attribute name="horizontalHeaderDefaultSectionSize">
       <number>200</number>
      </attribute>
      <attribute name="horizontalHeaderHighlightSections">
       <bool>true</bool>
      </attribute>
      <attribute name="horizontalHeaderShowSortIndicator" stdset="0">
       <bool>false</bool>
      </attribute>
      <attribute name="horizontalHeaderStretchLastSection">
       <bool>true</bool>
      </attribute>
      <attribute name="verticalHeaderVisible">
       <bool>false</bool>
      </attribute>
      <attribute name="verticalHeaderCascadingSectionResizes">
       <bool>false</bool>
      </attribute>
      <attribute name="verticalHeaderMinimumSectionSize">
       <number>23</number>
      </attribute>
      <attribute name="verticalHeaderHighlightSections">
       <bool>false</bool>
      </attribute>
      <attribute name="verticalHeaderStretchLastSection">
       <bool>false</bool>
      </attribute>
      <row>
       <property name="text">
        <string>asdf</string>
       </property>
      </row>
      <row>
       <property name="text">
        <string>New Row</string>
       </property>
      </row>
      <row>
       <property name="text">
        <string>New Row</string>
       </property>
      </row>
      <column>
       <property name="text">
        <string>Crops</string>
       </property>
      </column>
      <column>
       <property name="text">
        <string>Date</string>
       </property>
      </column>
      <column>
       <property name="text">
        <string>Status</string>
       </property>
      </column>
      <column>
       <property name="text">
        <string>Days Remaining</string>
       </property>
      </column>
      <item row="0" column="0">
       <property name="text">
        <string>Crops</string>
       </property>
      </item>
      <item row="0" column="1">
       <property name="text">
        <string>Date</string>
       </property>
      </item>
      <item row="0" column="2">
       <property name="text">
        <string>Status</string>
       </property>
      </item>
      <item row="0" column="3">
       <property name="text">
        <string>Days Remaining</string>
       </property>
      </item>
      <item row="1" column="0">
       <property name="text">
        <string>Wheat</string>
       </property>
      </item>
      <item row="1" column="1">
       <property name="text">
        <string>12/10/2021</string>
       </property>
      </item>
      <item row="1" column="2">
       <property name="text">
        <string>Initial</string>
       </property>
      </item>
      <item row="1" column="3">
       <property name="text">
        <string>143</string>
       </property>
      </item>
      <item row="2" column="0">
       <property name="text">
        <string>Corn</string>
       </property>
      </item>
      <item row="2" column="1">
       <property name="text">
        <string>12/10/2021</string>
       </property>
      </item>
      <item row="2" column="2">
       <property name="text">
        <string>Initial</string>
       </property>
      </item>
      <item row="2" column="3">
       <property name="text">
        <string>143</string>
       </property>
       <property name="textAlignment">
        <set>AlignLeading|AlignVCenter</set>
       </property>
      </item>
     </widget>
    </widget>
    <widget class="QLabel" name="label_11">
     <property name="geometry">
      <rect>
       <x>110</x>
       <y>120</y>
       <width>111</width>
       <height>16</height>
      </rect>
     </property>
     <property name="font">
      <font>
       <family>Poppins SemiBold</family>
       <pointsize>10</pointsize>
      </font>
     </property>
     <property name="text">
      <string>Dashboard</string>
     </property>
    </widget>
    <widget class="QFrame" name="frame_10">
     <property name="geometry">
      <rect>
       <x>884</x>
       <y>29</y>
       <width>457</width>
       <height>61</height>
      </rect>
     </property>
     <property name="styleSheet">
      <string notr="true">QFrame{
background-color:rgb(255, 255, 255);

}</string>
     </property>
     <property name="frameShape">
      <enum>QFrame::StyledPanel</enum>
     </property>
     <property name="frameShadow">
      <enum>QFrame::Raised</enum>
     </property>
     <widget class="QPushButton" name="pushButton">
      <property name="geometry">
       <rect>
        <x>40</x>
        <y>18</y>
        <width>92</width>
        <height>27</height>
       </rect>
      </property>
      <property name="styleSheet">
       <string notr="true"/>
      </property>
      <property name="text">
       <string>Add Crop</string>
      </property>
      <property name="iconSize">
       <size>
        <width>16</width>
        <height>16</height>
       </size>
      </property>
     </widget>
     <widget class="QPushButton" name="pushButton_2">
      <property name="geometry">
       <rect>
        <x>140</x>
        <y>18</y>
        <width>161</width>
        <height>27</height>
       </rect>
      </property>
      <property name="text">
       <string>Manage Monitoring Data</string>
      </property>
     </widget>
    </widget>
    <zorder>frame_3</zorder>
    <zorder>frame_10</zorder>
    <zorder>frame</zorder>
    <zorder>frame_2</zorder>
    <zorder>frame_4</zorder>
    <zorder>frame_5</zorder>
    <zorder>frame_6</zorder>
    <zorder>frame_7</zorder>
    <zorder>frame_8</zorder>
    <zorder>frame_9</zorder>
    <zorder>label_11</zorder>
   </widget>
  </widget>
 </widget>
 <resources/>
 <connections/>
</ui>
